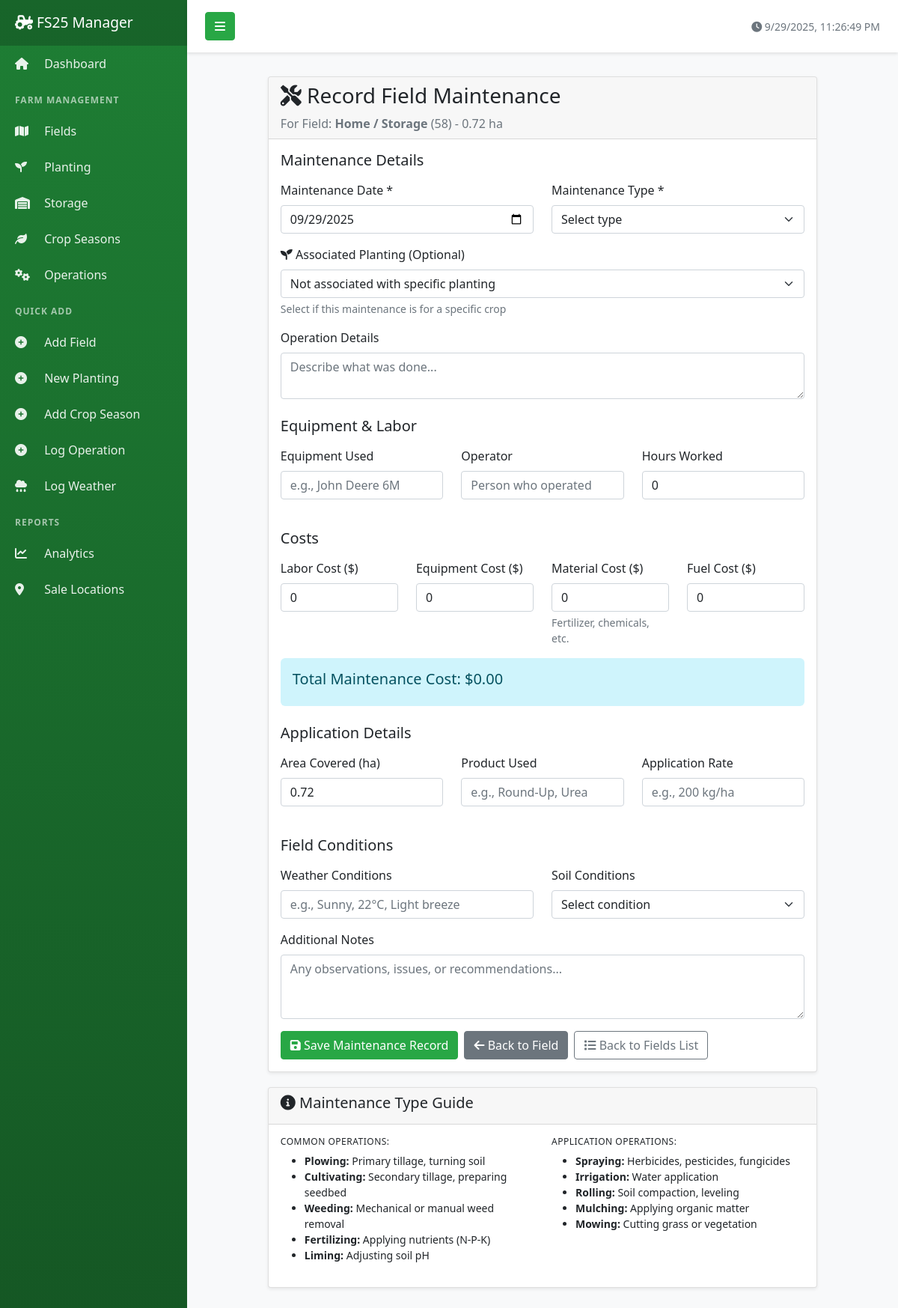
/fields/58/maintenance/add, run on the app's committed database.
### tables this page shows
CREATE TABLE fields (
            field_id TEXT PRIMARY KEY,
            field_name TEXT NOT NULL,
            size_hectares REAL NOT NULL,
            soil_type TEXT,
            soil_ph REAL,
            organic_matter_percent REAL,
            drainage_rating TEXT,
            slope_percent REAL,
            gps_latitude REAL,
            gps_longitude REAL,
            purchase_price REAL,
            purchase_date DATE,
            current_value REAL,
            stone_percent REAL,
            notes TEXT,
            created_date TIMESTAMP DEFAULT CURRENT_TIMESTAMP,
            updated_date TIMESTAMP DEFAULT CURRENT_TIMESTAMP
        );

### app.py (the view, shortened to what this page needs)
@app.route('/fields/<field_id>/maintenance/add', methods=['GET', 'POST'])
def field_maintenance_add(field_id):
    conn = get_db_connection()
    if not conn:
        return redirect(url_for('fields_list'))
    field = conn.execute('''
        SELECT * FROM fields WHERE field_id = ?
    ''', (field_id,)).fetchone()
    if not field:
        flash('Field not found!', 'error')
        conn.close()
        return redirect(url_for('fields_list'))
    active_plantings = conn.execute('''
        SELECT planting_id, crop_type, variety, planting_date, status
        FROM planting_records
        WHERE field_id = ? AND status = 'Active'
        ORDER BY planting_date DESC
    ''', (field_id,)).fetchall()
    conn.close()
    return render_template('maintenance/field_add.html',
                         field=field,
                         active_plantings=active_plantings)

### app.py (called while the page is built)
def get_db_connection():
    if not os.path.exists(DATABASE_PATH):
        flash('Database not found! Please run database setup first.', 'error')
        return None
    conn = sqlite3.connect(DATABASE_PATH)
    conn.row_factory = sqlite3.Row  # This enables column access by name: row['field_name']
    return conn

### templates/maintenance/field_add.html (shortened to what this page needs)
{% extends "base.html" %}
{% block content %}
<div class="row">
    <div class="col-lg-10 mx-auto">
        <div class="card">
            <div class="card-header">
                <h3><i class="fas fa-tools"></i> Record Field Maintenance</h3>
                <p class="mb-0 text-muted">
                    For Field: <strong>{{ field.field_name }}</strong> ({{ field.field_id }}) - {{ field.size_hectares }} ha
                </p>
            </div>
            <div class="card-body">
                <form method="POST">
                    <h5 class="mb-3">Maintenance Details</h5>
                    <div class="row">
                        <div class="col-md-6">
                            <div class="mb-3">
                                <label for="maintenance_date" class="form-label">Maintenance Date *</label>
                                <input type="date" class="form-control" id="maintenance_date"
                                       name="maintenance_date" required>
                            </div>
                        </div>
                        <div class="col-md-6">
                            <div class="mb-3">
                                <label for="maintenance_type" class="form-label">Maintenance Type *</label>
                                <select class="form-select" id="maintenance_type" name="maintenance_type" required>
                                    <option value="">Select type</option>
                                </select>
                            </div>
                        </div>
                    </div>
                    {% if active_plantings %}
                    <div class="mb-3">
                        <label for="planting_id" class="form-label">
                            <i class="fas fa-seedling"></i> Associated Planting (Optional)
                        </label>
                        <select class="form-select" id="planting_id" name="planting_id">
                            <option value="">Not associated with specific planting</option>
                        </select>
                        <div class="form-text">Select if this maintenance is for a specific crop</div>
                    </div>
                    {% endif %}
                    <div class="mb-3">
                        <label for="operation_details" class="form-label">Operation Details</label>
                        <textarea class="form-control" id="operation_details" name="operation_details"
                                  rows="2" placeholder="Describe what was done..."></textarea>
                    </div>
                    <h5 class="mb-3 mt-4">Equipment & Labor</h5>
                    <div class="row">
                        <div class="col-md-4">
                            <div class="mb-3">
                                <label for="equipment_used" class="form-label">Equipment Used</label>
                                <input type="text" class="form-control" id="equipment_used"
                                       name="equipment_used" placeholder="e.g., John Deere 6M">
                            </div>
                        </div>
                        <div class="col-md-4">
                            <div class="mb-3">
                                <label for="operator_name" class="form-label">Operator</label>
                                <input type="text" class="form-control" id="operator_name"
                                       name="operator_name" placeholder="Person who operated">
                            </div>
                        </div>
                        <div class="col-md-4">
                            <div class="mb-3">
                                <label for="hours_worked" class="form-label">Hours Worked</label>
                                <input type="number" step="0.1" min="0" class="form-control"
                                       id="hours_worked" name="hours_worked" value="0">
                            </div>
                        </div>
                    </div>
                    <h5 class="mb-3 mt-4">Costs</h5>
                    <div class="row">
                        <div class="col-md-3">
                            <div class="mb-3">
                                <label for="labor_cost" class="form-label">Labor Cost ($)</label>
                                <input type="number" step="0.01" min="0" class="form-control"
                                       id="labor_cost" name="labor_cost" value="0" onchange="calculateTotal()">
                            </div>
                        </div>
                        <div class="col-md-3">
                            <div class="mb-3">
                                <label for="equipment_cost" class="form-label">Equipment Cost ($)</label>
                                <input type="number" step="0.01" min="0" class="form-control"
                                       id="equipment_cost" name="equipment_cost" value="0" onchange="calculateTotal()">
                            </div>
                        </div>
                        <div class="col-md-3">
                            <div class="mb-3">
                                <label for="material_cost" class="form-label">Material Cost ($)</label>
                                <input type="number" step="0.01" min="0" class="form-control"
                                       id="material_cost" name="material_cost" value="0" onchange="calculateTotal()">
                                <div class="form-text">Fertilizer, chemicals, etc.</div>
                            </div>
                        </div>
                        <div class="col-md-3">
                            <div class="mb-3">
                                <label for="fuel_cost" class="form-label">Fuel Cost ($)</label>
                                <input type="number" step="0.01" min="0" class="form-control"
                                       id="fuel_cost" name="fuel_cost" value="0" onchange="calculateTotal()">
                            </div>
                        </div>
                    </div>
                    <div class="alert alert-info">
                        <h5>Total Maintenance Cost: $<span id="total-cost">0.00</span></h5>
                    </div>
                    <h5 class="mb-3 mt-4">Application Details</h5>
                    <div class="row">
                        <div class="col-md-4">
                            <div class="mb-3">
                                <label for="area_covered_ha" class="form-label">Area Covered (ha)</label>
                                <input type="number" step="0.1" min="0" class="form-control"
                                       id="area_covered_ha" name="area_covered_ha"
                                       value="{{ field.size_hectares }}">
                            </div>
                        </div>
                        <div class="col-md-4">
                            <div class="mb-3">
                                <label for="product_used" class="form-label">Product Used</label>
                                <input type="text" class="form-control" id="product_used"
                                       name="product_used" placeholder="e.g., Round-Up, Urea">
                            </div>
                        </div>
                        <div class="col-md-4">
                            <div class="mb-3">
                                <label for="application_rate" class="form-label">Application Rate</label>
                                <input type="text" class="form-control" id="application_rate"
                                       name="application_rate" placeholder="e.g., 200 kg/ha">
                            </div>
                        </div>
                    </div>
                    <h5 class="mb-3 mt-4">Field Conditions</h5>
                    <div class="row">
                        <div class="col-md-6">
                            <div class="mb-3">
                                <label for="weather_conditions" class="form-label">Weather Conditions</label>
                                <input type="text" class="form-control" id="weather_conditions"
                                       name="weather_conditions" placeholder="e.g., Sunny, 22°C, Light breeze">
                            </div>
                        </div>
                        <div class="col-md-6">
                            <div class="mb-3">
                                <label for="soil_conditions" class="form-label">Soil Conditions</label>
                                <select class="form-select" id="soil_conditions" name="soil_conditions">
                                    <option value="">Select condition</option>
                                </select>
                            </div>
                        </div>
                    </div>
                    <div class="mb-3">
                        <label for="notes" class="form-label">Additional Notes</label>
                        <textarea class="form-control" id="notes" name="notes" rows="3"
                                  placeholder="Any observations, issues, or recommendations..."></textarea>
                    </div>
                    <div class="d-flex gap-2">
                        <button type="submit" class="btn btn-success">
                            <i class="fas fa-save"></i> Save Maintenance Record
                        </button>
                        <a href="{{ url_for('field_detail', field_id=field.field_id) }}"
                           class="btn btn-secondary">
                            <i class="fas fa-arrow-left"></i> Back to Field
                        </a>
                        <a href="{{ url_for('fields_list') }}" class="btn btn-outline-secondary">
                            <i class="fas fa-list"></i> Back to Fields List
                        </a>
                    </div>
                </form>
            </div>
        </div>
        <div class="card mt-3">
            <div class="card-header">
                <h5><i class="fas fa-info-circle"></i> Maintenance Type Guide</h5>
            </div>
            <div class="card-body">
                <div class="row">
                    <div class="col-md-6">
                        <h6>Common Operations:</h6>
                        <ul class="small">
                            <li><strong>Plowing:</strong> Primary tillage, turning soil</li>
                            <li><strong>Cultivating:</strong> Secondary tillage, preparing seedbed</li>
                            <li><strong>Weeding:</strong> Mechanical or manual weed removal</li>
                            <li><strong>Fertilizing:</strong> Applying nutrients (N-P-K)</li>
                            <li><strong>Liming:</strong> Adjusting soil pH</li>
                        </ul>
                    </div>
                    <div class="col-md-6">
                        <h6>Application Operations:</h6>
                        <ul class="small">
                            <li><strong>Spraying:</strong> Herbicides, pesticides, fungicides</li>
                            <li><strong>Irrigation:</strong> Water application</li>
                            <li><strong>Rolling:</strong> Soil compaction, leveling</li>
                            <li><strong>Mulching:</strong> Applying organic matter</li>
                            <li><strong>Mowing:</strong> Cutting grass or vegetation</li>
                        </ul>
                    </div>
                </div>
            </div>
        </div>
    </div>
</div>
{% endblock %}

### static/css/style.css (style rules this page uses)
.card { margin-bottom: 20px; box-shadow: 0 0.125rem 0.25rem rgba(0, 0, 0, 0.075); border: 1px solid rgba(0,0,0,.125); transition: transform 0.2s, box-shadow 0.2s; }
.btn-success { background-color: #28a745; border-color: #28a745; }
.alert { border: none; border-radius: 0.375rem; }
.card-body h6 { font-size: 0.75rem; text-transform: uppercase; letter-spacing: 0.5px; }
.card { animation: fadeIn 0.5s ease-out; }
.mb-0 { margin-bottom: 0 !important; }
.mt-3 { margin-top: 1rem !important; }
.mb-3 { margin-bottom: 1rem !important; }
.text-muted { color: #6c757d !important; }
small, .small { font-size: 0.875em; }
.d-flex { display: flex !important; }

### templates/base.html (style rules this page uses)
body { overflow-x: hidden; }

### data on the page
fields: field_name "Home / Storage", field_id "58", size_hectares "0.72", area_covered_ha "0.72"
